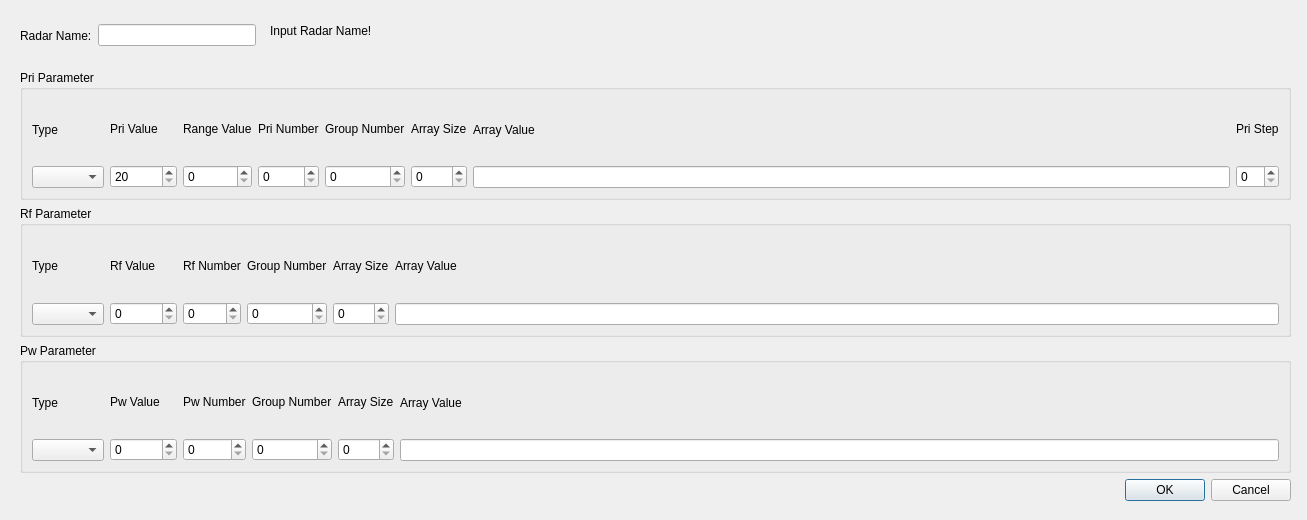
<?xml version="1.0" encoding="UTF-8"?>
<ui version="4.0">
 <class>_RadarModifyDialog</class>
 <widget class="QDialog" name="_RadarModifyDialog">
  <property name="geometry">
   <rect>
    <x>0</x>
    <y>0</y>
    <width>1307</width>
    <height>520</height>
   </rect>
  </property>
  <property name="minimumSize">
   <size>
    <width>1307</width>
    <height>520</height>
   </size>
  </property>
  <property name="maximumSize">
   <size>
    <width>1307</width>
    <height>520</height>
   </size>
  </property>
  <property name="windowTitle">
   <string>Qt Radar Parameter</string>
  </property>
  <widget class="QWidget" name="layoutWidget">
   <property name="geometry">
    <rect>
     <x>20</x>
     <y>70</y>
     <width>1271</width>
     <height>431</height>
    </rect>
   </property>
   <layout class="QVBoxLayout" name="verticalLayout_11">
    <item>
     <widget class="QGroupBox" name="priParaGroupBox">
      <property name="title">
       <string>Pri Parameter</string>
      </property>
      <layout class="QHBoxLayout" name="horizontalLayout">
       <item>
        <layout class="QVBoxLayout" name="verticalLayout">
         <item>
          <widget class="QLabel" name="label">
           <property name="text">
            <string>Type</string>
           </property>
           <property name="buddy">
            <cstring>priTypeComboBox</cstring>
           </property>
          </widget>
         </item>
         <item>
          <widget class="QComboBox" name="priTypeComboBox"/>
         </item>
        </layout>
       </item>
       <item>
        <layout class="QVBoxLayout" name="verticalLayout_2">
         <item>
          <widget class="QLabel" name="label_2">
           <property name="text">
            <string>Pri Value</string>
           </property>
           <property name="buddy">
            <cstring>priValSpinBox</cstring>
           </property>
          </widget>
         </item>
         <item>
          <widget class="QSpinBox" name="priValSpinBox">
           <property name="minimum">
            <number>20</number>
           </property>
           <property name="maximum">
            <number>1000000</number>
           </property>
          </widget>
         </item>
        </layout>
       </item>
       <item>
        <layout class="QVBoxLayout" name="verticalLayout_3">
         <item>
          <widget class="QLabel" name="label_3">
           <property name="text">
            <string>Range Value</string>
           </property>
           <property name="buddy">
            <cstring>priRangeSpinBox</cstring>
           </property>
          </widget>
         </item>
         <item>
          <widget class="QSpinBox" name="priRangeSpinBox">
           <property name="maximum">
            <number>1000000</number>
           </property>
          </widget>
         </item>
        </layout>
       </item>
       <item>
        <layout class="QVBoxLayout" name="verticalLayout_4">
         <item>
          <widget class="QLabel" name="label_4">
           <property name="text">
            <string>Pri Number</string>
           </property>
           <property name="buddy">
            <cstring>priNumsSpinBox</cstring>
           </property>
          </widget>
         </item>
         <item>
          <widget class="QSpinBox" name="priNumsSpinBox">
           <property name="maximum">
            <number>64</number>
           </property>
          </widget>
         </item>
        </layout>
       </item>
       <item>
        <layout class="QVBoxLayout" name="verticalLayout_5">
         <item>
          <widget class="QLabel" name="label_5">
           <property name="text">
            <string>Group Number</string>
           </property>
           <property name="buddy">
            <cstring>priGroupsSpinBox</cstring>
           </property>
          </widget>
         </item>
         <item>
          <widget class="QSpinBox" name="priGroupsSpinBox"/>
         </item>
        </layout>
       </item>
       <item>
        <layout class="QVBoxLayout" name="verticalLayout_6">
         <item>
          <widget class="QLabel" name="label_6">
           <property name="text">
            <string>Array Size</string>
           </property>
           <property name="buddy">
            <cstring>priArraySizeSpinBox</cstring>
           </property>
          </widget>
         </item>
         <item>
          <widget class="QSpinBox" name="priArraySizeSpinBox"/>
         </item>
        </layout>
       </item>
       <item>
        <layout class="QVBoxLayout" name="verticalLayout_7">
         <item>
          <widget class="QLabel" name="label_7">
           <property name="text">
            <string>Array Value</string>
           </property>
           <property name="buddy">
            <cstring>priArrayLineEdit</cstring>
           </property>
          </widget>
         </item>
         <item>
          <widget class="QLineEdit" name="priArrayLineEdit"/>
         </item>
        </layout>
       </item>
       <item>
        <layout class="QVBoxLayout" name="verticalLayout_8">
         <item>
          <widget class="QLabel" name="label_8">
           <property name="text">
            <string>Pri Step</string>
           </property>
           <property name="buddy">
            <cstring>priStepSpinBox</cstring>
           </property>
          </widget>
         </item>
         <item>
          <widget class="QSpinBox" name="priStepSpinBox"/>
         </item>
        </layout>
       </item>
      </layout>
     </widget>
    </item>
    <item>
     <widget class="QGroupBox" name="rfParaGroupBox">
      <property name="title">
       <string>Rf Parameter</string>
      </property>
      <layout class="QHBoxLayout" name="horizontalLayout_2">
       <item>
        <layout class="QVBoxLayout" name="verticalLayout_9">
         <item>
          <widget class="QLabel" name="label_9">
           <property name="text">
            <string>Type</string>
           </property>
           <property name="buddy">
            <cstring>rfTypeComboBox</cstring>
           </property>
          </widget>
         </item>
         <item>
          <widget class="QComboBox" name="rfTypeComboBox"/>
         </item>
        </layout>
       </item>
       <item>
        <layout class="QVBoxLayout" name="verticalLayout_10">
         <item>
          <widget class="QLabel" name="label_10">
           <property name="text">
            <string>Rf Value</string>
           </property>
           <property name="buddy">
            <cstring>rfValSpinBox</cstring>
           </property>
          </widget>
         </item>
         <item>
          <widget class="QSpinBox" name="rfValSpinBox">
           <property name="maximum">
            <number>1000000</number>
           </property>
          </widget>
         </item>
        </layout>
       </item>
       <item>
        <layout class="QVBoxLayout" name="verticalLayout_12">
         <item>
          <widget class="QLabel" name="label_12">
           <property name="text">
            <string>Rf Number</string>
           </property>
           <property name="buddy">
            <cstring>rfNumsSpinBox</cstring>
           </property>
          </widget>
         </item>
         <item>
          <widget class="QSpinBox" name="rfNumsSpinBox">
           <property name="maximum">
            <number>64</number>
           </property>
          </widget>
         </item>
        </layout>
       </item>
       <item>
        <layout class="QVBoxLayout" name="verticalLayout_13">
         <item>
          <widget class="QLabel" name="label_13">
           <property name="text">
            <string>Group Number</string>
           </property>
           <property name="buddy">
            <cstring>rfGroupsSpinBox</cstring>
           </property>
          </widget>
         </item>
         <item>
          <widget class="QSpinBox" name="rfGroupsSpinBox">
           <property name="maximum">
            <number>99</number>
           </property>
          </widget>
         </item>
        </layout>
       </item>
       <item>
        <layout class="QVBoxLayout" name="verticalLayout_14">
         <item>
          <widget class="QLabel" name="label_14">
           <property name="text">
            <string>Array Size</string>
           </property>
           <property name="buddy">
            <cstring>rfArraySizeSpinBox</cstring>
           </property>
          </widget>
         </item>
         <item>
          <widget class="QSpinBox" name="rfArraySizeSpinBox"/>
         </item>
        </layout>
       </item>
       <item>
        <layout class="QVBoxLayout" name="verticalLayout_15">
         <item>
          <widget class="QLabel" name="label_15">
           <property name="text">
            <string>Array Value</string>
           </property>
           <property name="buddy">
            <cstring>rfArrayLineEdit</cstring>
           </property>
          </widget>
         </item>
         <item>
          <widget class="QLineEdit" name="rfArrayLineEdit"/>
         </item>
        </layout>
       </item>
      </layout>
     </widget>
    </item>
    <item>
     <widget class="QGroupBox" name="pwParaGroupBox">
      <property name="title">
       <string>Pw Parameter</string>
      </property>
      <layout class="QHBoxLayout" name="horizontalLayout_3">
       <item>
        <layout class="QVBoxLayout" name="verticalLayout_17">
         <item>
          <widget class="QLabel" name="label_17">
           <property name="text">
            <string>Type</string>
           </property>
           <property name="buddy">
            <cstring>pwTypeComboBox</cstring>
           </property>
          </widget>
         </item>
         <item>
          <widget class="QComboBox" name="pwTypeComboBox"/>
         </item>
        </layout>
       </item>
       <item>
        <layout class="QVBoxLayout" name="verticalLayout_18">
         <item>
          <widget class="QLabel" name="label_18">
           <property name="text">
            <string>Pw Value</string>
           </property>
           <property name="buddy">
            <cstring>pwValSpinBox</cstring>
           </property>
          </widget>
         </item>
         <item>
          <widget class="QSpinBox" name="pwValSpinBox">
           <property name="maximum">
            <number>100000</number>
           </property>
          </widget>
         </item>
        </layout>
       </item>
       <item>
        <layout class="QVBoxLayout" name="verticalLayout_20">
         <item>
          <widget class="QLabel" name="label_20">
           <property name="text">
            <string>Pw Number</string>
           </property>
           <property name="buddy">
            <cstring>pwNumsSpinBox</cstring>
           </property>
          </widget>
         </item>
         <item>
          <widget class="QSpinBox" name="pwNumsSpinBox">
           <property name="maximum">
            <number>64</number>
           </property>
          </widget>
         </item>
        </layout>
       </item>
       <item>
        <layout class="QVBoxLayout" name="verticalLayout_21">
         <item>
          <widget class="QLabel" name="label_21">
           <property name="text">
            <string>Group Number</string>
           </property>
           <property name="buddy">
            <cstring>pwGroupsSpinBox</cstring>
           </property>
          </widget>
         </item>
         <item>
          <widget class="QSpinBox" name="pwGroupsSpinBox"/>
         </item>
        </layout>
       </item>
       <item>
        <layout class="QVBoxLayout" name="verticalLayout_22">
         <item>
          <widget class="QLabel" name="label_22">
           <property name="text">
            <string>Array Size</string>
           </property>
           <property name="buddy">
            <cstring>pwArraySizeSpinBox</cstring>
           </property>
          </widget>
         </item>
         <item>
          <widget class="QSpinBox" name="pwArraySizeSpinBox"/>
         </item>
        </layout>
       </item>
       <item>
        <layout class="QVBoxLayout" name="verticalLayout_23">
         <item>
          <widget class="QLabel" name="label_23">
           <property name="text">
            <string>Array Value</string>
           </property>
           <property name="buddy">
            <cstring>pwArrayLineEdit</cstring>
           </property>
          </widget>
         </item>
         <item>
          <widget class="QLineEdit" name="pwArrayLineEdit"/>
         </item>
        </layout>
       </item>
      </layout>
     </widget>
    </item>
    <item>
     <widget class="QDialogButtonBox" name="buttonBox">
      <property name="orientation">
       <enum>Qt::Horizontal</enum>
      </property>
      <property name="standardButtons">
       <set>QDialogButtonBox::Cancel|QDialogButtonBox::Ok</set>
      </property>
     </widget>
    </item>
   </layout>
  </widget>
  <widget class="QWidget" name="layoutWidget">
   <property name="geometry">
    <rect>
     <x>20</x>
     <y>20</y>
     <width>236</width>
     <height>31</height>
    </rect>
   </property>
   <layout class="QHBoxLayout" name="horizontalLayout_4">
    <item>
     <widget class="QLabel" name="label_11">
      <property name="text">
       <string>Radar Name:</string>
      </property>
     </widget>
    </item>
    <item>
     <widget class="QLineEdit" name="radarNameLineEdit"/>
    </item>
   </layout>
  </widget>
  <widget class="QLabel" name="radarNameWarningLabel">
   <property name="geometry">
    <rect>
     <x>270</x>
     <y>20</y>
     <width>151</width>
     <height>21</height>
    </rect>
   </property>
   <property name="text">
    <string>Input Radar Name!</string>
   </property>
  </widget>
 </widget>
 <resources/>
 <connections>
  <connection>
   <sender>buttonBox</sender>
   <signal>accepted()</signal>
   <receiver>_RadarModifyDialog</receiver>
   <slot>accept()</slot>
   <hints>
    <hint type="sourcelabel">
     <x>910</x>
     <y>414</y>
    </hint>
    <hint type="destinationlabel">
     <x>157</x>
     <y>274</y>
    </hint>
   </hints>
  </connection>
  <connection>
   <sender>buttonBox</sender>
   <signal>rejected()</signal>
   <receiver>_RadarModifyDialog</receiver>
   <slot>reject()</slot>
   <hints>
    <hint type="sourcelabel">
     <x>910</x>
     <y>420</y>
    </hint>
    <hint type="destinationlabel">
     <x>286</x>
     <y>274</y>
    </hint>
   </hints>
  </connection>
 </connections>
</ui>
